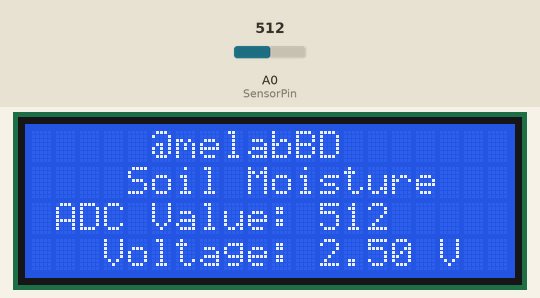
Simulated run of this sketch. Board: Arduino Uno, built with avr-gcc and run on an emulated ATmega328P. Shown: 20×4 character LCD. Inputs (shaded band) come from the test bench; at power-on: A0 (SensorPin) = 512.

Above: at 1.2 s.
1.3 s: A0 (SensorPin) set to 716
At 3.2 s:
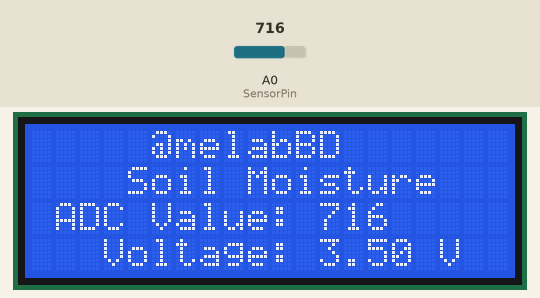
3.5 s: A0 (SensorPin) set to 900
At 5.0 s:
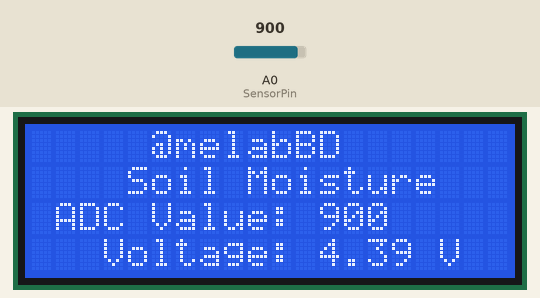
5.5 s: A0 (SensorPin) set to 1023
At 6.7 s:
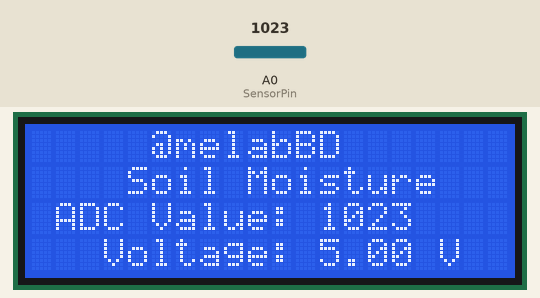
Timing chart, 0 to 8.5 s (numbered marks = the images above; inputs shaded):
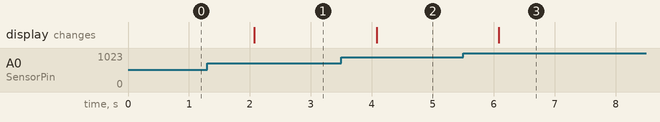

The sketch:

UNO_SoilMoisture_Sensor_LCD_1.0.ino
```cpp
#include <LiquidCrystal.h>

// initialize the library with the numbers of the interface pins
LiquidCrystal lcd(13, 12, 11, 10, 9, 8);

int SensorPin = A0;

void setup() {
  // set up the LCD's number of columns and rows:
  lcd.begin(20, 4);
  // Print a message to the LCD.
  lcd.setCursor(3,0);
  lcd.print("  @melabBD  ");
  lcd.setCursor(4,1);
  lcd.print("Soil Moisture");
  lcd.setCursor(1,2);
  lcd.print("ADC Value: ");
  lcd.setCursor(3,3);
  lcd.print("Voltage: ");

}

void loop() {

  int SensorValue = analogRead(SensorPin);
  float SensorVolts = analogRead(SensorPin)*0.0048828125;

  lcd.setCursor(12, 2);
  lcd.print(SensorValue);
  lcd.setCursor(12, 3);
  lcd.print(SensorVolts);
  lcd.print(" V");
  delay(1000);
}
```

Measured:
- after the input at 1.3 s, the display: changes after 0.78 s (image 1)
- after the input at 3.5 s, the display: changes after 0.58 s (image 2)
- after the input at 5.5 s, the display: changes after 0.58 s (image 3)
